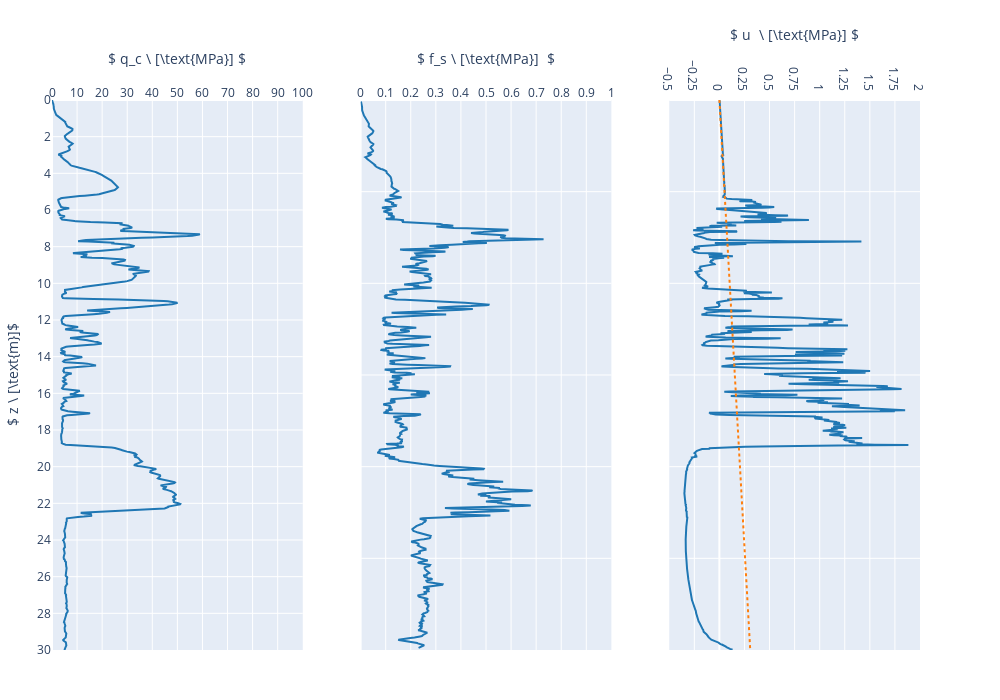

Source (notebook cell):
### Markdown cell above
Plotting the raw CPT data is then simply achieved using the ```plot_raw_pcpt``` methods. Note that plotting ranges and tick mark intervals can be customised (as shown here for the pore pressure).

### Code cell
cpt.plot_raw_pcpt(u2_range=(-0.5, 2), u2_tick=0.25)

### Figure 1 — Plotly figure (JSON) as saved in the notebook; plotly's stock layout.template omitted (floating-point values rounded to 4 significant figures; data arrays with more than 128 entries replaced by an {"elided": "..."} marker saying what was removed)
{"data": [{"line": {"color": "rgb(31, 119, 180)"}, "mode": "lines", "name": "$ q_c $", "showlegend": false, "type": "scatter", "x": {"elided": "1501 float values"}, "xaxis": "x", "y": {"elided": "1501 float values"}, "yaxis": "y"}, {"line": {"color": "rgb(31, 119, 180)"}, "mode": "lines", "name": "$ f_s $", "showlegend": false, "type": "scatter", "x": {"elided": "1501 float values"}, "xaxis": "x2", "y": {"elided": "1501 float values"}, "yaxis": "y2"}, {"line": {"color": "rgb(31, 119, 180)"}, "mode": "lines", "name": "$ u $", "showlegend": false, "type": "scatter", "x": {"elided": "1501 float values"}, "xaxis": "x3", "y": {"elided": "1501 float values"}, "yaxis": "y3"}, {"line": {"color": "rgb(255, 127, 14)", "dash": "dot"}, "mode": "lines", "name": "$ u_{hydrostatic} $", "showlegend": false, "type": "scatter", "x": {"elided": "1501 float values"}, "xaxis": "x3", "y": {"elided": "1501 float values"}, "yaxis": "y3"}], "layout": {"height": 700, "hovermode": "closest", "margin": {"b": 50, "l": 50, "t": 100}, "width": 1000, "xaxis": {"anchor": "y", "domain": [0, 0.2889], "dtick": 10, "range": [0, 100], "side": "top", "title": {"text": "$ q_c \\ [\\text{MPa}] $"}}, "xaxis2": {"anchor": "y", "domain": [0.3556, 0.6444], "dtick": 0.1, "range": [0, 1], "side": "top", "title": {"text": "$ f_s \\ [\\text{MPa}]  $"}}, "xaxis3": {"anchor": "y", "domain": [0.7111, 1], "dtick": 0.25, "range": [-0.5, 2], "side": "top", "title": {"text": "$ u  \\ [\\text{MPa}] $"}}, "yaxis": {"anchor": "x", "domain": [0, 1], "dtick": 2, "range": [30, 0], "title": {"text": "$ z \\ [\\text{m}]$"}}, "yaxis2": {"anchor": "x2", "domain": [0, 1], "matches": "y", "showticklabels": false}, "yaxis3": {"anchor": "x3", "domain": [0, 1], "matches": "y", "showticklabels": false}}}
